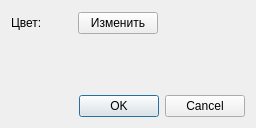
<?xml version="1.0" encoding="UTF-8"?>
<ui version="4.0">
 <class>Dialog</class>
 <widget class="QDialog" name="Dialog">
  <property name="geometry">
   <rect>
    <x>0</x>
    <y>0</y>
    <width>256</width>
    <height>128</height>
   </rect>
  </property>
  <property name="sizePolicy">
   <sizepolicy hsizetype="Fixed" vsizetype="Fixed">
    <horstretch>0</horstretch>
    <verstretch>0</verstretch>
   </sizepolicy>
  </property>
  <property name="windowTitle">
   <string>Свойства сегмента</string>
  </property>
  <layout class="QGridLayout" name="gridLayout" columnstretch="0,0,0,1">
   <item row="0" column="1">
    <widget class="QWidget" name="w_color" native="true">
     <property name="minimumSize">
      <size>
       <width>24</width>
       <height>24</height>
      </size>
     </property>
    </widget>
   </item>
   <item row="0" column="2">
    <widget class="QPushButton" name="btn_color">
     <property name="text">
      <string>Изменить</string>
     </property>
    </widget>
   </item>
   <item row="0" column="0">
    <widget class="QLabel" name="label">
     <property name="text">
      <string>Цвет:</string>
     </property>
    </widget>
   </item>
   <item row="1" column="0" colspan="4">
    <spacer name="verticalSpacer">
     <property name="orientation">
      <enum>Qt::Vertical</enum>
     </property>
     <property name="sizeHint" stdset="0">
      <size>
       <width>20</width>
       <height>40</height>
      </size>
     </property>
    </spacer>
   </item>
   <item row="2" column="0" colspan="4">
    <widget class="QDialogButtonBox" name="buttonBox">
     <property name="orientation">
      <enum>Qt::Horizontal</enum>
     </property>
     <property name="standardButtons">
      <set>QDialogButtonBox::Cancel|QDialogButtonBox::Ok</set>
     </property>
    </widget>
   </item>
   <item row="0" column="3">
    <spacer name="horizontalSpacer">
     <property name="orientation">
      <enum>Qt::Horizontal</enum>
     </property>
     <property name="sizeHint" stdset="0">
      <size>
       <width>40</width>
       <height>20</height>
      </size>
     </property>
    </spacer>
   </item>
  </layout>
 </widget>
 <resources/>
 <connections>
  <connection>
   <sender>buttonBox</sender>
   <signal>accepted()</signal>
   <receiver>Dialog</receiver>
   <slot>accept()</slot>
   <hints>
    <hint type="sourcelabel">
     <x>248</x>
     <y>254</y>
    </hint>
    <hint type="destinationlabel">
     <x>157</x>
     <y>274</y>
    </hint>
   </hints>
  </connection>
  <connection>
   <sender>buttonBox</sender>
   <signal>rejected()</signal>
   <receiver>Dialog</receiver>
   <slot>reject()</slot>
   <hints>
    <hint type="sourcelabel">
     <x>316</x>
     <y>260</y>
    </hint>
    <hint type="destinationlabel">
     <x>286</x>
     <y>274</y>
    </hint>
   </hints>
  </connection>
 </connections>
</ui>
